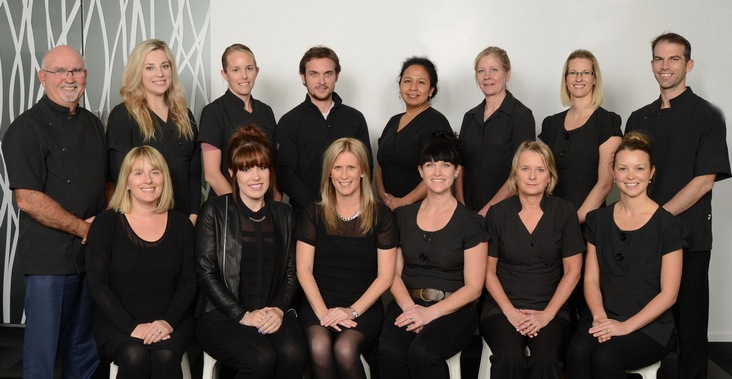
#> input picture Faces_dataset/img1.jpg, 732 x 379 px, found by its file name; its folder holds only this picture in this run
$ python face_detection.py
#> lines starting #> are read from the running program, lines starting #| are printed output that depends on the picture; after the words box and inside, x2 and y2 are one past the last pixel; in counts of white or black regions, pixels touching at a corner belong together
#> further down, im is the input picture: shape (379, 732, 3); mean B, G, R 81.8, 88.2, 99
import cv2
import numpy as np
import os

def detect_faces(data_img, detector, scale_factor=1.1):
#> called with scale_factor = 1.3
    img = np.copy(data_img)
    gray = cv2.cvtColor(img, cv2.COLOR_BGR2GRAY)
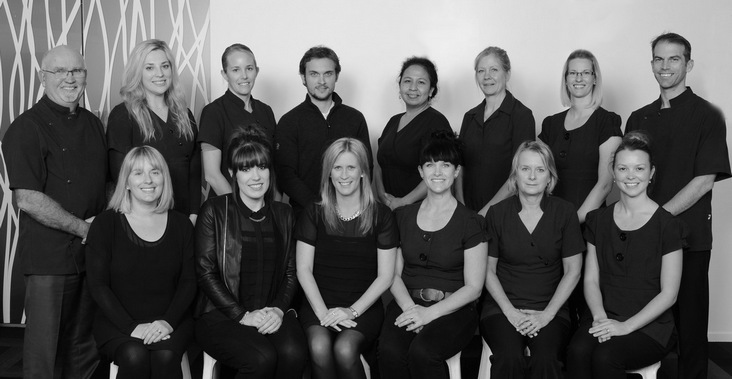
#> gray: shape (379, 732); min 0, max 241, mean 90.8
    faces = detector.detectMultiScale(gray, scaleFactor=scale_factor, minNeighbors=5)
#> faces = [[226, 56, 34, 34], [472, 58, 33, 33], [645, 43, 44, 44], [300, 58, 42, 42], [563, 60, 34, 34], [396, 68, 38, 38], [324, 151, 42, 42], [511, 153, 44, 44], [609, 150, 46, 46], [44, 52, 50, 50], [120, 151, 54, 54]]
    for (x, y, w, h) in faces:
        cv2.rectangle(img, (x, y), (x + w, y + h), (255, 0, 0), 3)
#> this loop made 11 passes
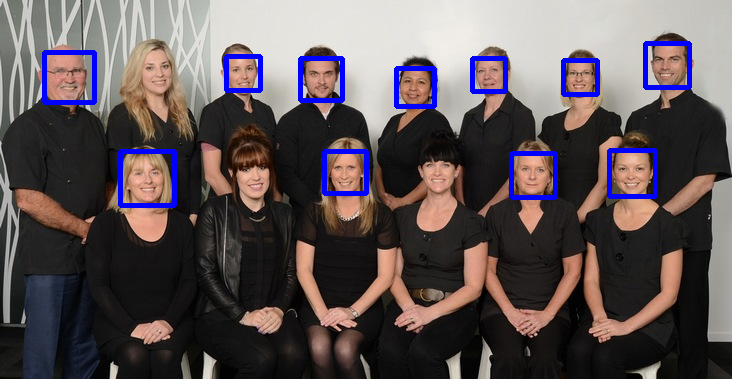
#> img: shape (379, 732, 3); 3.28% of pixels changed, all inside (x1, y1, x2, y2) = (42, 41, 692, 208)
    return img

path = 'Faces_dataset'
haar_detector = cv2.CascadeClassifier('haarcascade_frontalface_default.xml')
for file1 in os.listdir(path):
    im = cv2.imread(path+"\\"+file1)
    result=detect_faces(im, haar_detector, 1.3)
    #Play around with the scale_factor for different images as the some faces might be closer to camera than the others
    cv2.imshow('img',result)
    cv2.waitKey(0)
    cv2.destroyAllWindows()

$ run again, on Faces_dataset/img2.jpg
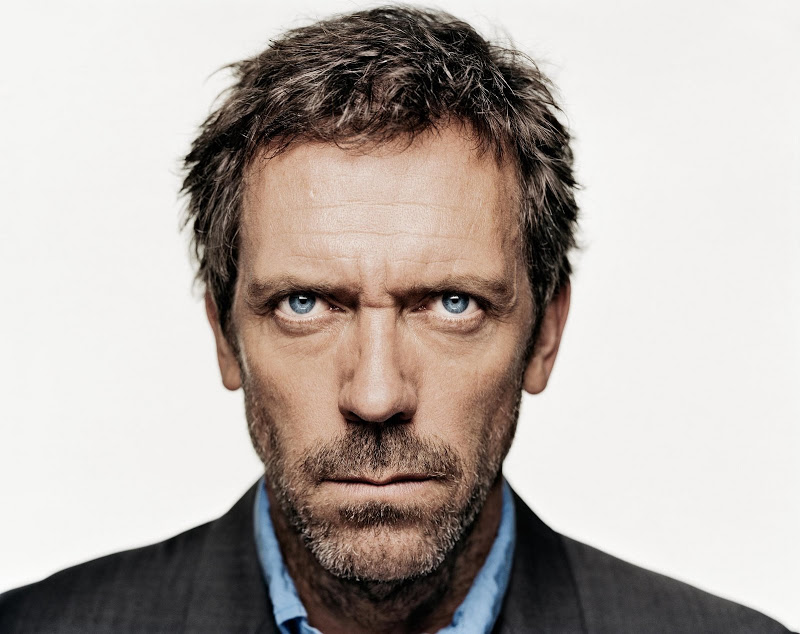
#> input picture Faces_dataset/img2.jpg, 800 x 634 px, found by its file name
#> im is the input picture: shape (634, 800, 3); mean B, G, R 167.4, 172.8, 181.4
#> in detect_faces, `gray = cv2.cvtColor(img, cv2.COLOR_BGR2GRAY)`:
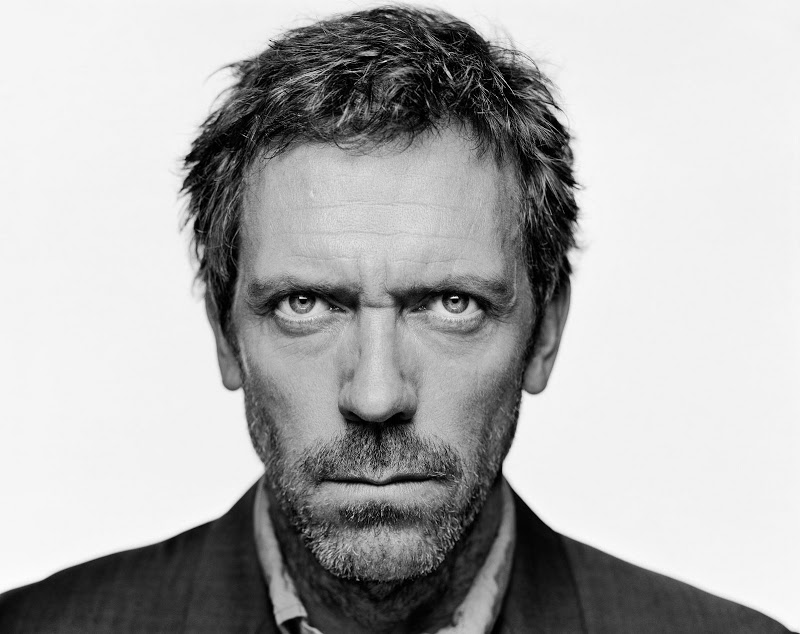
#> gray: shape (634, 800); min 0, max 255, mean 174.8
#> faces = [[189, 162, 374, 374]]
#> the loop in detect_faces, `for (x, y, w, h) in faces:` made 1 pass
#> after the loop in detect_faces, `for (x, y, w, h) in faces:`:
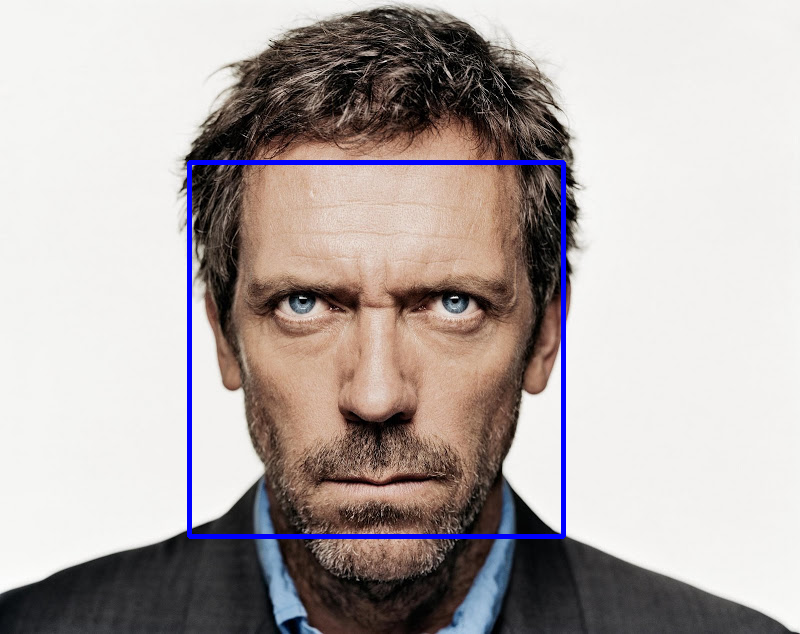
#> img: shape (634, 800, 3); 1.47% of pixels changed, all inside (x1, y1, x2, y2) = (187, 160, 566, 539)

$ run again, on Faces_dataset/img3.jpg
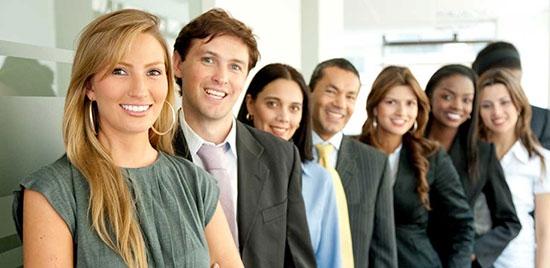
#> input picture Faces_dataset/img3.jpg, 550 x 268 px, found by its file name
#> im is the input picture: shape (268, 550, 3); mean B, G, R 123.9, 141.3, 150.8
#> in detect_faces, `gray = cv2.cvtColor(img, cv2.COLOR_BGR2GRAY)`:
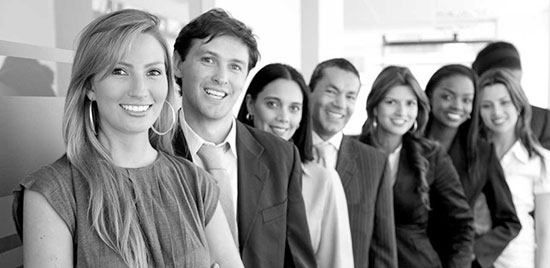
#> gray: shape (268, 550); min 0, max 255, mean 142.1
#> faces = [[374, 84, 51, 51], [470, 85, 50, 50], [254, 83, 58, 58], [183, 32, 78, 78], [310, 70, 61, 61], [429, 76, 53, 53], [92, 37, 91, 91]]
#> the loop in detect_faces, `for (x, y, w, h) in faces:` made 7 passes
#> after the loop in detect_faces, `for (x, y, w, h) in faces:`:
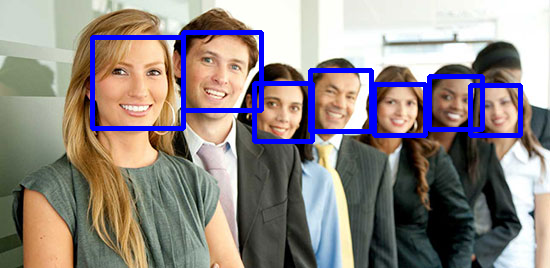
#> img: shape (268, 550, 3); 5.39% of pixels changed, all inside (x1, y1, x2, y2) = (90, 30, 523, 144)
